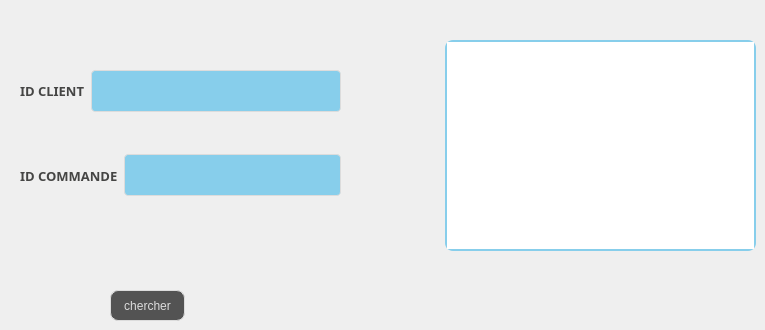
      <widget class="QWidget" name="tab_35">
       <attribute name="title">
        <string>Chercher Commande</string>
       </attribute>
       <widget class="QPushButton" name="cherchermenu_5">
        <property name="geometry">
         <rect>
          <x>110</x>
          <y>290</y>
          <width>75</width>
          <height>31</height>
         </rect>
        </property>
        <property name="styleSheet">
         <string notr="true">QPushButton {
color: #dcdcdc;
background:#535353;
border: none;

border: 1px solid #DCDCDC;
border-radius: 8px;
}
QPushButton:hover {
color:#fff;
background:#FF5733;
border: none;
}</string>
        </property>
        <property name="text">
         <string>chercher</string>
        </property>
       </widget>
       <widget class="QTableView" name="tabcherchermenu_5">
        <property name="geometry">
         <rect>
          <x>445</x>
          <y>40</y>
          <width>311</width>
          <height>211</height>
         </rect>
        </property>
        <property name="styleSheet">
         <string notr="true">border: 2px solid #87CEEB;
border-radius: 8px;
</string>
        </property>
       </widget>
       <widget class="QWidget" name="layoutWidget_38">
        <property name="geometry">
         <rect>
          <x>20</x>
          <y>60</y>
          <width>321</width>
          <height>62</height>
         </rect>
        </property>
        <layout class="QHBoxLayout" name="horizontalLayout_59">
         <item>
          <widget class="QLabel" name="label_103">
           <property name="font">
            <font>
             <family>Segoe Print</family>
             <pointsize>-1</pointsize>
             <weight>75</weight>
             <bold>true</bold>
            </font>
           </property>
           <property name="styleSheet">
            <string notr="true">background-color: transparent;
	color: #454544;
	font-weight: bold;
	font-size: 13px;</string>
           </property>
           <property name="text">
            <string>ID CLIENT</string>
           </property>
          </widget>
         </item>
         <item>
          <widget class="QLineEdit" name="linecherchermenu_5">
           <property name="styleSheet">
            <string notr="true">

QLineEdit {
  width: 100%;
  padding: 12px 20px;
  margin: 8px 0;
  display: inline-block;
  border: 1px solid #dcdcdc;
  border-radius: 4px;
  box-sizing: border-box;
  background: #87CEEB;
  color: #FFFFFF;
}</string>
           </property>
          </widget>
         </item>
        </layout>
       </widget>
       <widget class="QWidget" name="layoutWidget_39">
        <property name="geometry">
         <rect>
          <x>20</x>
          <y>140</y>
          <width>321</width>
          <height>71</height>
         </rect>
        </property>
        <layout class="QHBoxLayout" name="horizontalLayout_60">
         <item>
          <widget class="QLabel" name="label_104">
           <property name="font">
            <font>
             <family>Segoe Print</family>
             <pointsize>-1</pointsize>
             <weight>75</weight>
             <bold>true</bold>
            </font>
           </property>
           <property name="styleSheet">
            <string notr="true">background-color: transparent;
	color: #454544;
	font-weight: bold;
	font-size: 13px;</string>
           </property>
           <property name="text">
            <string>ID COMMANDE</string>
           </property>
          </widget>
         </item>
         <item>
          <widget class="QLineEdit" name="linecherchermenu2_5">
           <property name="styleSheet">
            <string notr="true">

QLineEdit {
  width: 100%;
  padding: 12px 20px;
  margin: 8px 0;
  display: inline-block;
  border: 1px solid #dcdcdc;
  border-radius: 4px;
  box-sizing: border-box;
  background: #87CEEB;
  color: #FFFFFF;
}</string>
           </property>
          </widget>
         </item>
        </layout>
       </widget>
      </widget>
